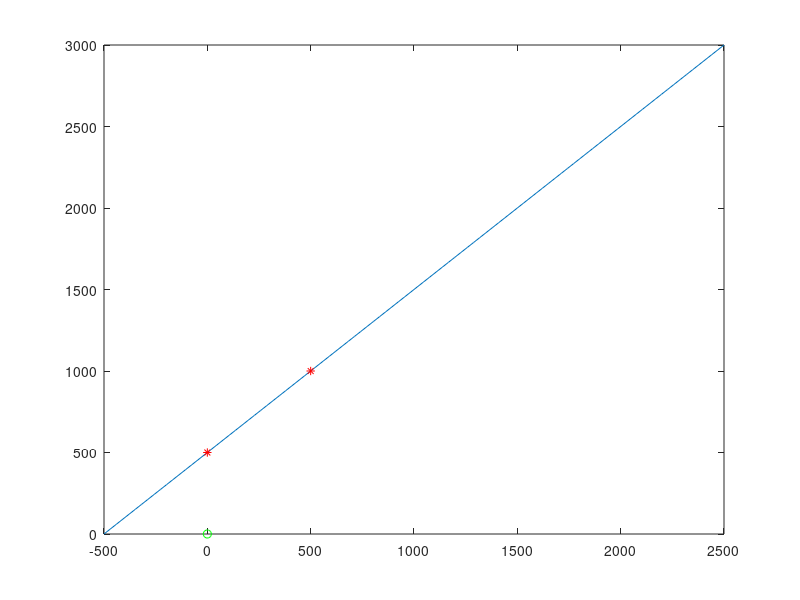

The MATLAB source for this figure: (Note: this script raises an error after producing the figure.)
clear;close;clc;

wp1 = [500 0];
wp2 = [1000 500];
wayPoint1 = flip(wp1);
wayPoint2 = flip(wp2);
% plot([wayPoint1(2),wayPoint1(1)],[wayPoint2(2),wayPoint2(1)])
% hold on
a = (wayPoint2(2) - wayPoint1(2)) / (wayPoint2(1) - wayPoint1(1));
b = -1;
c = wayPoint2(2) - a*wayPoint2(1);

line = [a b c];
x = linspace(-500,2500);
y = a*x + c;
plot(x,y)
hold on
plot(wayPoint2(1),wayPoint2(2),'*r')
plot(wayPoint1(1),wayPoint1(2),'*r')

shipPos = [0 0];
shipPos = flip(shipPos);
plot(shipPos(1),shipPos(2),'og')
syms xH yH

eqn1 = line(1)*xH + line(2)*yH + line(3) == 0;
eqn2 = line(2)*(xH - shipPos(1)) - line(1)*(yH - shipPos(2)) == 0;

[A, B] = equationsToMatrix([eqn1, eqn2], [xH, yH]);
H = double(linsolve(A,B))
plot(H(1),H(2),'or')
plot([shipPos(1) H(1)], [shipPos(2) H(2)])


%%
l = 50;
syms xL yL

eqnL1 = a*xL + b*yL + c == 0;
eqnL2 = (xL - H(1))^2 + (yL - H(2))^2 - (5*l)^2 == 0;
hl = [xL-H(1),yL-H(2)];
ab = [(wayPoint2(1) - wayPoint1(1)), (wayPoint2(2) - wayPoint1(2))];
eqnL3 = dot(hl,ab) > 0;
X = solve([eqnL1, eqnL2, eqnL3], [xL, yL]);
xL = double(X.xL);
yL = double(X.yL);
L = [xL, yL];
plot(xL(1),yL(1),'*g')
plot([shipPos(1) L(1)],[shipPos(2) L(2)],'m')
N = shipPos + [0 500];
plot([shipPos(1) N(1)],[shipPos(2) N(2)],'k')
% plot(xL(2),yL(2),'*b')
daspect([1 1 1])
sl = L - shipPos;
sn = [0 1];
beta = acos(dot(sl,sn)/(norm(sn)*norm(sl)));
if L(1) < shipPos(1)
   beta = -beta;
end
rad2deg(beta)
